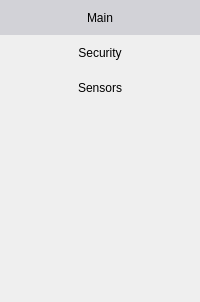
        <widget class="QWidget" name="widget_8" native="true">
         <property name="minimumSize">
          <size>
           <width>116</width>
           <height>0</height>
          </size>
         </property>
         <layout class="QVBoxLayout" name="verticalLayout_12">
          <property name="spacing">
           <number>0</number>
          </property>
          <property name="leftMargin">
           <number>0</number>
          </property>
          <property name="topMargin">
           <number>0</number>
          </property>
          <property name="rightMargin">
           <number>0</number>
          </property>
          <property name="bottomMargin">
           <number>0</number>
          </property>
          <item>
           <widget class="QToolButton" name="mainSettingsButton">
            <property name="sizePolicy">
             <sizepolicy hsizetype="Minimum" vsizetype="Fixed">
              <horstretch>0</horstretch>
              <verstretch>0</verstretch>
             </sizepolicy>
            </property>
            <property name="minimumSize">
             <size>
              <width>0</width>
              <height>35</height>
             </size>
            </property>
            <property name="styleSheet">
             <string notr="true">QToolButton { border: none; }
QToolButton:hover { background-color:  rgb(226, 226, 232); border: none; }
QToolButton:checked { background-color: rgb(210, 210, 215); border: none; }</string>
            </property>
            <property name="text">
             <string>Main</string>
            </property>
            <property name="iconSize">
             <size>
              <width>32</width>
              <height>32</height>
             </size>
            </property>
            <property name="checkable">
             <bool>true</bool>
            </property>
            <property name="checked">
             <bool>true</bool>
            </property>
            <property name="toolButtonStyle">
             <enum>Qt::ToolButtonTextOnly</enum>
            </property>
            <property name="autoRaise">
             <bool>true</bool>
            </property>
           </widget>
          </item>
          <item>
           <widget class="QToolButton" name="securitySettingsButton">
            <property name="sizePolicy">
             <sizepolicy hsizetype="Minimum" vsizetype="Fixed">
              <horstretch>0</horstretch>
              <verstretch>0</verstretch>
             </sizepolicy>
            </property>
            <property name="minimumSize">
             <size>
              <width>0</width>
              <height>35</height>
             </size>
            </property>
            <property name="styleSheet">
             <string notr="true">QToolButton { border: none; }
QToolButton:hover { background-color:  rgb(226, 226, 232); border: none; }
QToolButton:checked { background-color: rgb(210, 210, 215); border: none; }</string>
            </property>
            <property name="text">
             <string>Security</string>
            </property>
            <property name="iconSize">
             <size>
              <width>32</width>
              <height>32</height>
             </size>
            </property>
            <property name="checkable">
             <bool>true</bool>
            </property>
            <property name="toolButtonStyle">
             <enum>Qt::ToolButtonTextOnly</enum>
            </property>
            <property name="autoRaise">
             <bool>true</bool>
            </property>
           </widget>
          </item>
          <item>
           <widget class="QToolButton" name="sensorsSettingsButton">
            <property name="sizePolicy">
             <sizepolicy hsizetype="Minimum" vsizetype="Fixed">
              <horstretch>0</horstretch>
              <verstretch>0</verstretch>
             </sizepolicy>
            </property>
            <property name="minimumSize">
             <size>
              <width>0</width>
              <height>35</height>
             </size>
            </property>
            <property name="styleSheet">
             <string notr="true">QToolButton { border: none; }
QToolButton:hover { background-color:  rgb(226, 226, 232); border: none; }
QToolButton:checked { background-color: rgb(210, 210, 215); border: none; }</string>
            </property>
            <property name="text">
             <string>Sensors</string>
            </property>
            <property name="iconSize">
             <size>
              <width>32</width>
              <height>32</height>
             </size>
            </property>
            <property name="checkable">
             <bool>true</bool>
            </property>
            <property name="toolButtonStyle">
             <enum>Qt::ToolButtonTextOnly</enum>
            </property>
            <property name="autoRaise">
             <bool>true</bool>
            </property>
           </widget>
          </item>
          <item>
           <spacer name="verticalSpacer_8">
            <property name="orientation">
             <enum>Qt::Vertical</enum>
            </property>
            <property name="sizeHint" stdset="0">
             <size>
              <width>20</width>
              <height>197</height>
             </size>
            </property>
           </spacer>
          </item>
         </layout>
        </widget>
